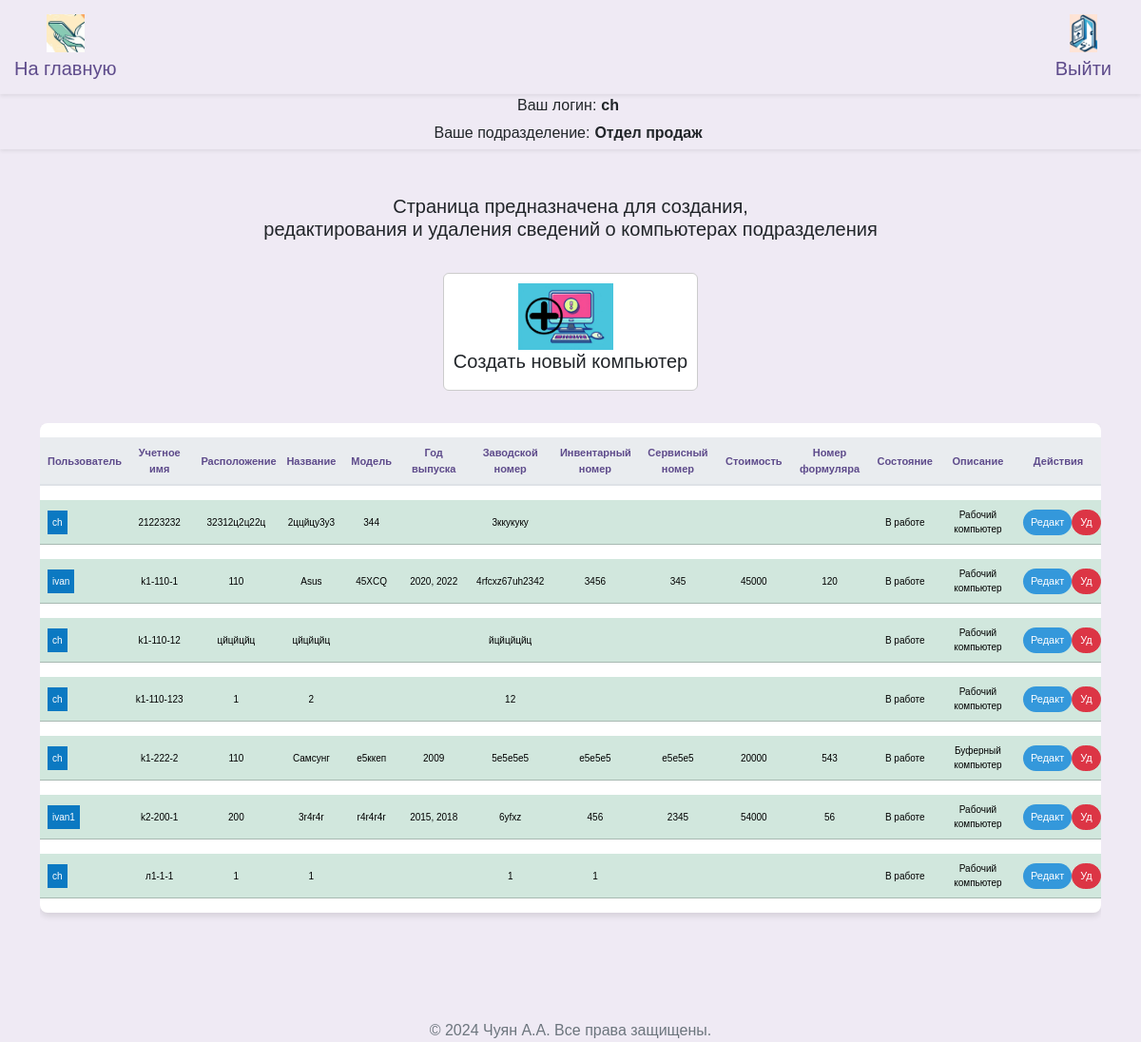
Screenshot of /arms (signed in) with the database file from the repository.
### src/database/models.py (models this page shows, shortened)
class Worker(Base):
    __tablename__ = "worker"
    id = Column(Integer, primary_key=True)
    role = Column(Enum(Role), default=Role.guest)
    fio = Column(String)
    name = Column(String, unique=True)
    password = Column(String)
    department = Column(String)
    position = Column(String)
    description = Column(String, default=None)
    conn_worker_arm = relationship(
        "Arm", back_populates="conn_arm_worker"
    )

class Arm(Base):
    __tablename__ = "arm"
    id = Column(Integer, primary_key=True)
    title = Column(String, unique=True)
    department_arm = Column(String)
    location = Column(String)
    name = Column(String)
    model = Column(String)
    release = Column(String)
    num_serial = Column(String)
    num_invent = Column(String)
    num_service = Column(String)
    price = Column(String)
    formular = Column(String)
    state = Column(String)
    description = Column(String, default=None)
    description2 = Column(String, default=None)
    description3 = Column(String, default=None)
    id_worker = Column(Integer, ForeignKey("worker.id"), default=1)
    conn_arm_worker = relationship(
        "Worker", back_populates="conn_worker_arm"
    )

### src/frontend/router.py (the view)
@router.get("/arms")
async def get_arms(
    request: Request,
    worker: Worker = Depends(get_worker_or_redirect),
    session: AsyncSession = Depends(get_session),
):
    data = await CRUDArm.get_all_arm_sorted(session)
    data_worker = await CRUDWorker.get_all(session)
    return templates.TemplateResponse(
        "arms/index.html",
        {"request": request, "worker": worker, "data": data, "data_worker": data_worker},
    )

### src/frontend/template/arms/index.html (shortened to what this page needs)
{% extends "base/base.html" %}
{% block content %}
<head>
</head>
<h5 class="mb-4" style="margin-bottom: 60px; text-align: center;">Страница предназначена для создания,<br> редактирования и удаления сведений о компьютерах подразделения</h5>
<div class="d-flex flex-wrap justify-content-center align-items-center">
  <a class="nav-link " href="#" data-bs-toggle="modal" data-bs-target="#modalCreateArm" data-bs-department-arm= "{{worker.department}}" style="text-decoration: none;" >
    <div class="d-flex align-items-center card" style="margin: 10px; border: 1px solid #ccc; padding: 10px; display: flex; justify-content: center;">
      <img src="../frontend/assets/img/icon_create_arm.jpg" alt="..." style="width: 100px; height: auto; margin-right: 10px;">
      <div>
        <h5 class="card-title" style="text-align: center;">Создать новый компьютер</h5>
      </div>
    </div>
  </a>
</div>
<div class="row">
  <div class="col-12">
    <div class="table-responsive">
      <table class="table table-hover table-shadow table-rounded">
        <thead>
          <tr>
            <th scope="col" >Пользователь</th>
            <th scope="col" >Учетное имя</th>
            <th scope="col" >Расположение</th>
            <th scope="col" >Название</th>
            <th scope="col" >Модель</th>
            <th scope="col" >Год выпуска</th>
            <th scope="col" >Заводской номер</th>
            <th scope="col" >Инвентарный номер</th>
            <th scope="col" >Сервисный номер</th>
            <th scope="col" >Стоимость</th>
            <th scope="col" >Номер формуляра</th>
            <th scope="col" >Состояние</th>
            <th scope="col" >Описание</th>
            <th scope="col" >Действия</th>
          </tr>
        </thead>
        <tbody class="text-center">
          {% for tuple in data %}
            {% set object = tuple %}
              {% if object.department_arm == worker.department %}
                {% for tuple2 in data_worker %}
                  {% if tuple2.id == object.id_worker %}
                    {% set varUserName = tuple2.name %}
                    {% set varUserId = tuple2.id %}
                    <tr class="table-success">
                      <td>
                        <div style="display: flex;">
                          <span style="padding: 5px;
                            {% if varUserName == 'Нет пользователя' %}
                              background-color: #ff0000;
                            {% else %}
                              background-color: #0b79c2;
                            {% endif %}
                            color: white;">
                            {{varUserName}}
                          </span>
                        </div>
                      </td>
                      <td>{{ object.title }}</td>
                      <td>{{ object.location }}</td>
                      <td>{{ object.name }}</td>
                      <td>{{ object.model }}</td>
                      <td>{{ object.release }}</td>
                      <td>{{ object.num_serial }}</td>
                      <td>{{ object.num_invent }}</td>
                      <td>{{ object.num_service }}</td>
                      <td>{{ object.price }}</td>
                      <td>{{ object.formular }}</td>
                      <td>{{ object.state }}</td>
                      <td>{{ object.description }}</td>
                      <td>
                        <div style="display: flex;">
                          <button type="button" class="btn btn-primary btn-sm" style="background-color: #3498db; color: white; font-size: 11px;"
                            data-bs-toggle="modal"
                            data-bs-target="#modalUpdate"
                            data-bs-id="{{object.id}}"
                            data-bs-user="{{varUserName}}"
                            data-bs-title="{{object.title}}"
                            data-bs-location="{{object.location}}"
                            data-bs-name="{{object.name}}"
                            data-bs-model="{{object.model}}"
                            data-bs-release="{{object.release}}"
                            data-bs-num_serial="{{object.num_serial}}"
                            data-bs-num_invent="{{object.num_invent}}"
                            data-bs-num_service="{{object.num_service}}"
                            data-bs-price="{{object.price}}"
                            data-bs-formular="{{object.formular}}"
                            data-bs-state="{{object.state}}"
                            data-bs-description="{{object.description}}"
                            data-bs-workerdepartment= "{{worker.department}}"
                            data-bs-user_id="{{varUserId}}"
                            console.log(data-bs-user)
                            >
                            Редакт
                          </button>
                          <button type="button" class="btn btn-danger btn-sm" style="color: white; font-size: 11px;"
                            onclick="deleteArm('{{ object.id }}')">
                            Уд
                          </button>
                        </div>
                      </td>
                    </tr>
                {% endif %}
              {% endfor %}
            {% endif %}
          {% endfor %}
        </tbody>
      </table>
    </div>
  </div>
</div>
{% endblock %}

### src/frontend/template/base/info.html (shortened to what this page needs)
<nav class="info navbar-expand-lg navbar-light shadow-sm">
  <div class="user-info">
    <div class="d-flex align-items-center">
      <span class="label">Ваш логин:</span>
      <span class="value">{{ worker.name }}</span>
    </div>
    <div class="d-flex align-items-center">
      <span class="label">Ваше подразделение:</span>
      <span class="value">{{ worker.department }}</span>
    </div>
  </div>
</nav>

### src/frontend/assets/css/base.css (style rules this page uses)
body { margin: 0; font-family: 'Nunito Sans', Arial, sans-serif; background-color: #efeaf4; }
.navbar-brand, .nav-link { color: #5e4b8b !important; }
.nav-link { margin: 0 10px; border-radius: 20px; transition: background-color 0.3s, color 0.3s; }
.table { background-color: #ffffff; color: #5e4b8b; border-collapse: separate; border-spacing: 0 15px; }
.table th, .table td { border-top: none !important; vertical-align: middle; }
.table thead th { background-color: #e9ecef; color: #5e4b8b; border-bottom: 2px solid #dee2e6; }
.table .btn, .table a { color: #7e57c2; transition: color 0.3s; }
.table td { padding: .5rem; }
.table-rounded { border-radius: .5rem; overflow: hidden; }
.table-shadow { box-shadow: 0 4px 6px rgba(0, 0, 0, 0.1); }
.btn { border-radius: 20px; }
.btn-primary { background-color: #8e44b0; border: none; color: #ffffff; transition: background-color 0.3s, color 0.3s, box-shadow 0.3s; }

### src/frontend/template/base/nav.html (style rules this page uses)
.user-info { text-align: center; display: flex; flex-direction: column; align-items: center; }

### src/frontend/template/base/info.html (style rules this page uses)
body, html { margin: 0; padding: 0; width: 100%; height: 100%; }
.user-info { text-align: center; display: flex; flex-direction: column; align-items: center; }
.user-info .label, .user-info .value { display: inline-block; width: auto; margin-right: 5px; max-width: 250px; margin-bottom: 5px; }
.user-info .value { font-weight: bold; }

### src/frontend/template/arms/index.html (style rules this page uses)
table { font-family: Arial, sans-serif; }
.table th, .table td { max-width: 90px; }
td { font-size: 10px; }
th { text-align: center; font-size: 11px; }

### rows the page displays
Worker: name "ch", department "Отдел продаж"
Arm: title "21223232", location "32312ц2ц22ц", name "2ццйцу3у3", model "344", num_serial "3ккукуку", state "В работе", description "Рабочий компьютер"
Arm: title "k1-110-1", location "110", name "Asus", model "45XCQ", release "2020, 2022", num_serial "4rfcxz67uh2342", num_invent "3456", num_service "345", price "45000", formular "120", state "В работе", description "Рабочий компьютер"
Worker: name "ivan"
Arm: title "k1-110-12", location "цйцйцйц", name "цйцйцйц", num_serial "йцйцйцйц", state "В работе", description "Рабочий компьютер"
Arm: title "k1-110-123", location "1", name "2", num_serial "12", state "В работе", description "Рабочий компьютер"
Arm: title "k1-222-2", location "110", name "Самсунг", model "е5ккеп", release "2009", num_serial "5е5е5е5", num_invent "е5е5е5", num_service "е5е5е5", price "20000", formular "543", state "В работе", description "Буферный компьютер"
Arm: title "k2-200-1", location "200", name "3r4r4r", model "r4r4r4r", release "2015, 2018", num_serial "6yfxz", num_invent "456", num_service "2345", price "54000", formular "56", state "В работе", description "Рабочий компьютер"
Worker: name "ivan1"
Arm: title "л1-1-1", location "1", name "1", num_serial "1", num_invent "1", state "В работе", description "Рабочий компьютер"
